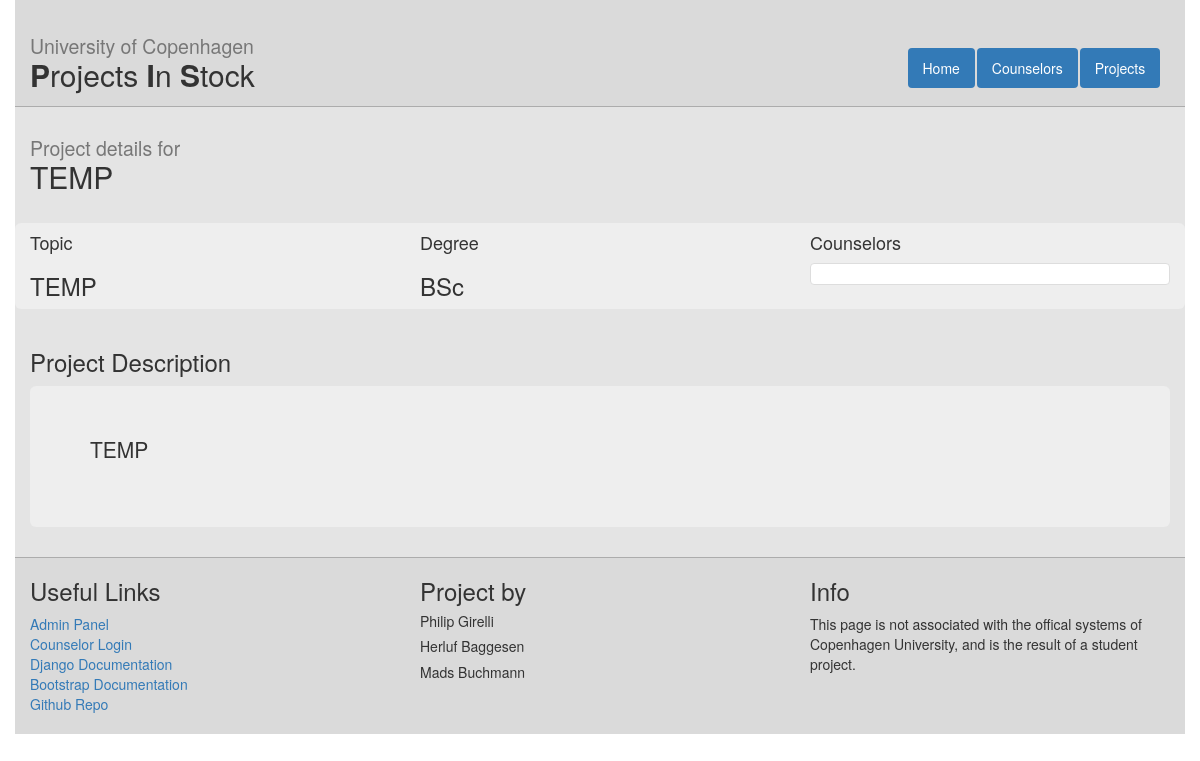
/projects/1/, run on the app's committed database.
### web/models.py (models this page shows, shortened)
class Project(models.Model):
    title = models.CharField(max_length = 120) #120 is up for discussion
    description = models.TextField()
    timestamp = models.DateTimeField(auto_now = False, auto_now_add = True)
    degreeChoices = (('BSc','Bachelor'),('MS','Masters'))
    degree = models.CharField(max_length = 5, choices = degreeChoices, default='BSc')
    topic = models.CharField(max_length = 120) #120 is up for discussion

class Counselor(models.Model):
    readonly_fields=('account_id',)
    name = models.CharField(max_length=255)
    email = models.EmailField()
    studyArea = models.CharField(max_length=255)
    office = models.CharField(max_length=255)
    projects = models.ManyToManyField(Project)
    url = models.URLField(default="NOURL")
    accountId = models.IntegerField(default=-1)
    statusChoices = (('Available','Available'),('Unavailable','Unavailable'))
    status = models.CharField(max_length=50, choices=statusChoices, default='Available')

### web/views.py (the view)
# urls.py: url(r'^projects/(?P<project_id>[0-9]+)/$', views.project_detail, name='project_detail'),
def project_detail(request, project_id):
    proj = get_object_or_404(Project, id=project_id)
    context = {
        'project': proj,
    }
    return render(request, 'web/project_detail.html', context)

### web/templates/web/project_detail.html
{%extends "web/master.html" %}
{% block content%}
  <h2><small>Project details for</small> <br />{{ project.title }}</h2>
<br />
  <div class="row info-box">
  <div class="col-md-4">
    <h4>Topic</h4>
    <h3>{{ project.topic }}</h3>
  </div>
  <div class="col-md-4">
    <h4>Degree</h4>
    <h3>{{ project.degree }}</h3>
  </div>
  <div class="col-md-4">
    <h4>Counselors</h4>
      <div class="list-group">
      {% for counselor in project.counselor_set.all %}
        <a class="list-group-item" href="{% url 'counselor_detail' counselor.id %}">{{ c.name }}</a>
      {% endfor %}
    </div>
  </div>
  </div>
  <br />
  <h3>Project Description</h3>
  <div class="jumbotron">
  <p>{{ project.description }}</p>
  </div>
{%endblock%}

### web/static/web/style.css (style rules this page uses)
html, body { height : 100%; }
.info-box { background-color : #eee; border-radius: 6px; }

### data on the page
Project: title "TEMP", topic "TEMP", degree "BSc", description "TEMP"
